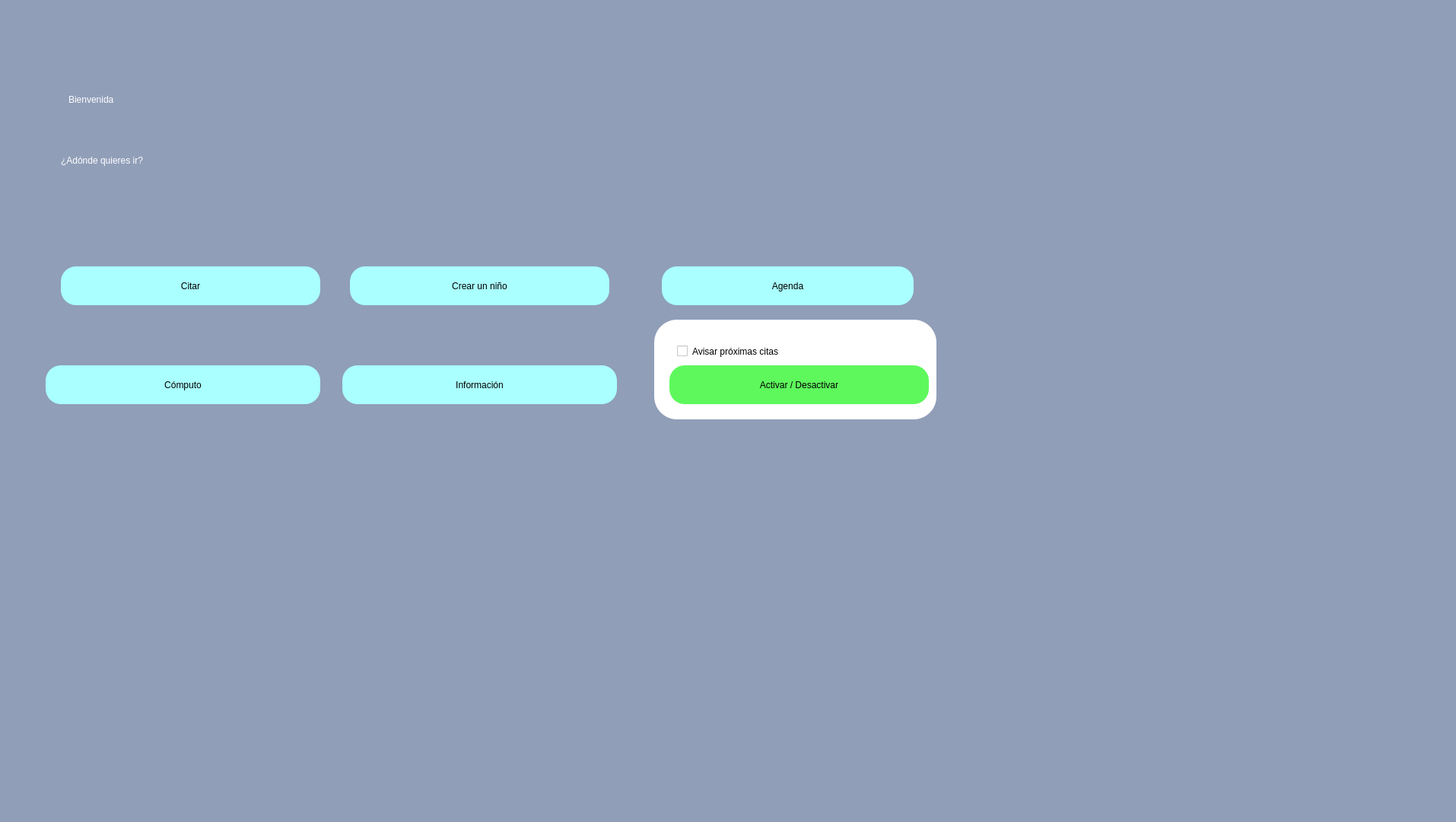
<?xml version="1.0" encoding="UTF-8"?>
<ui version="4.0">
 <class>Dialog</class>
 <widget class="QDialog" name="Dialog">
  <property name="geometry">
   <rect>
    <x>0</x>
    <y>0</y>
    <width>1914</width>
    <height>1080</height>
   </rect>
  </property>
  <property name="windowTitle">
   <string>Dialog</string>
  </property>
  <widget class="QWidget" name="bgwidget" native="true">
   <property name="geometry">
    <rect>
     <x>-30</x>
     <y>0</y>
     <width>2001</width>
     <height>1091</height>
    </rect>
   </property>
   <property name="styleSheet">
    <string notr="true">background-color:rgb(144, 158, 184);</string>
   </property>
   <widget class="QLabel" name="label">
    <property name="geometry">
     <rect>
      <x>120</x>
      <y>100</y>
      <width>291</width>
      <height>61</height>
     </rect>
    </property>
    <property name="styleSheet">
     <string notr="true">font: 36pt &quot;MS Shell Dlg 2&quot;; color:rgb(255, 255, 255)</string>
    </property>
    <property name="text">
     <string>Bienvenida</string>
    </property>
   </widget>
   <widget class="QLabel" name="label_2">
    <property name="geometry">
     <rect>
      <x>110</x>
      <y>190</y>
      <width>391</width>
      <height>41</height>
     </rect>
    </property>
    <property name="styleSheet">
     <string notr="true">font: 16pt &quot;MS Shell Dlg 2&quot;;color:rgb(255, 255, 255)</string>
    </property>
    <property name="text">
     <string>¿Adónde quieres ir?</string>
    </property>
   </widget>
   <widget class="QPushButton" name="citarScreen">
    <property name="geometry">
     <rect>
      <x>110</x>
      <y>350</y>
      <width>341</width>
      <height>51</height>
     </rect>
    </property>
    <property name="styleSheet">
     <string notr="true">border-radius:20px;
background-color: rgb(170, 255, 255);
font: 14pt &quot;MS Shell Dlg 2&quot;;</string>
    </property>
    <property name="text">
     <string>Citar</string>
    </property>
   </widget>
   <widget class="QPushButton" name="createKidScreen">
    <property name="geometry">
     <rect>
      <x>490</x>
      <y>350</y>
      <width>341</width>
      <height>51</height>
     </rect>
    </property>
    <property name="styleSheet">
     <string notr="true">border-radius:20px;
background-color: rgb(170, 255, 255);
font: 14pt &quot;MS Shell Dlg 2&quot;;</string>
    </property>
    <property name="text">
     <string>Crear un niño</string>
    </property>
   </widget>
   <widget class="QPushButton" name="agendaScreen">
    <property name="geometry">
     <rect>
      <x>900</x>
      <y>350</y>
      <width>331</width>
      <height>51</height>
     </rect>
    </property>
    <property name="styleSheet">
     <string notr="true">border-radius:20px;
background-color: rgb(170, 255, 255);
font: 14pt &quot;MS Shell Dlg 2&quot;;</string>
    </property>
    <property name="text">
     <string>Agenda</string>
    </property>
   </widget>
   <widget class="QPushButton" name="computoScreen">
    <property name="geometry">
     <rect>
      <x>90</x>
      <y>480</y>
      <width>361</width>
      <height>51</height>
     </rect>
    </property>
    <property name="styleSheet">
     <string notr="true">border-radius:20px;
background-color: rgb(170, 255, 255);
font: 14pt &quot;MS Shell Dlg 2&quot;;</string>
    </property>
    <property name="text">
     <string>Cómputo</string>
    </property>
   </widget>
   <widget class="QPushButton" name="infoScreen">
    <property name="geometry">
     <rect>
      <x>480</x>
      <y>480</y>
      <width>361</width>
      <height>51</height>
     </rect>
    </property>
    <property name="styleSheet">
     <string notr="true">border-radius:20px;
background-color: rgb(170, 255, 255);
font: 14pt &quot;MS Shell Dlg 2&quot;;</string>
    </property>
    <property name="text">
     <string>Información</string>
    </property>
   </widget>
   <widget class="QFrame" name="frame">
    <property name="geometry">
     <rect>
      <x>890</x>
      <y>420</y>
      <width>371</width>
      <height>131</height>
     </rect>
    </property>
    <property name="styleSheet">
     <string notr="true">background-color: white;
border-radius: 30px;</string>
    </property>
    <property name="frameShape">
     <enum>QFrame::StyledPanel</enum>
    </property>
    <property name="frameShadow">
     <enum>QFrame::Raised</enum>
    </property>
    <widget class="QCheckBox" name="activate_whats">
     <property name="enabled">
      <bool>true</bool>
     </property>
     <property name="geometry">
      <rect>
       <x>30</x>
       <y>30</y>
       <width>191</width>
       <height>23</height>
      </rect>
     </property>
     <property name="text">
      <string>Avisar próximas citas</string>
     </property>
    </widget>
    <widget class="QPushButton" name="BtnIschecked">
     <property name="geometry">
      <rect>
       <x>20</x>
       <y>60</y>
       <width>341</width>
       <height>51</height>
      </rect>
     </property>
     <property name="styleSheet">
      <string notr="true">border-radius:20px;
background-color: rgb(94, 248, 93 );
font: 14pt &quot;MS Shell Dlg 2&quot;;</string>
     </property>
     <property name="text">
      <string>Activar / Desactivar</string>
     </property>
    </widget>
   </widget>
  </widget>
  <action name="actionHome">
   <property name="icon">
    <iconset>
     <normaloff>fugue-icons-3.5.6/icons/home.png</normaloff>fugue-icons-3.5.6/icons/home.png</iconset>
   </property>
   <property name="text">
    <string>Home</string>
   </property>
  </action>
 </widget>
 <resources/>
 <connections/>
</ui>
